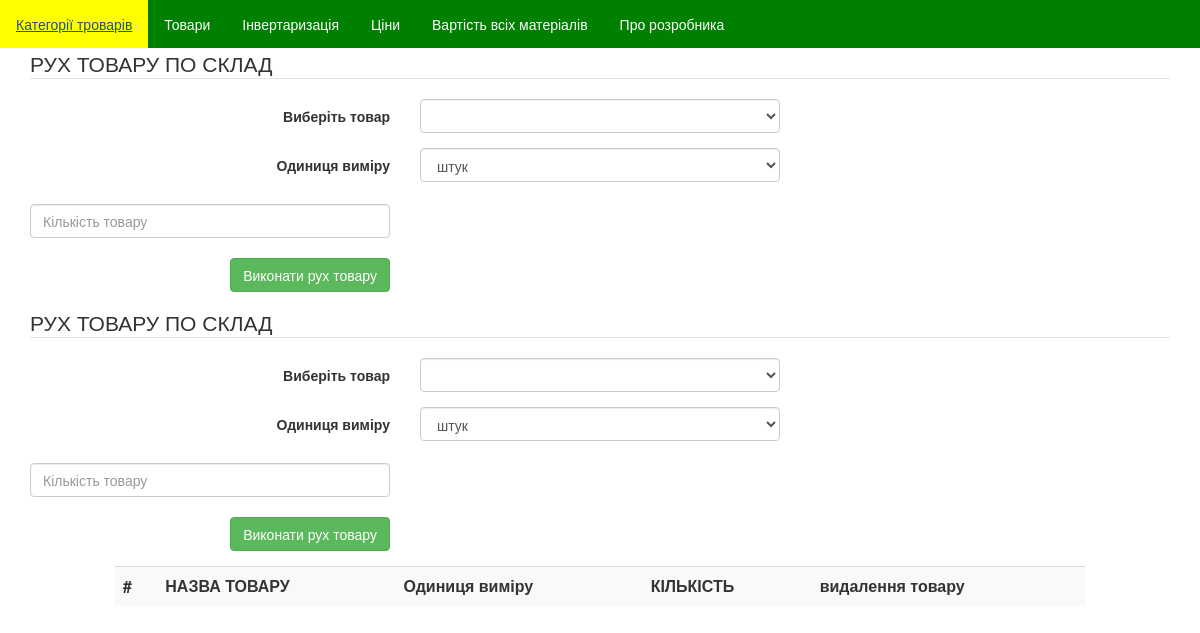
Page /inventoryPage.php on the earlier database version.
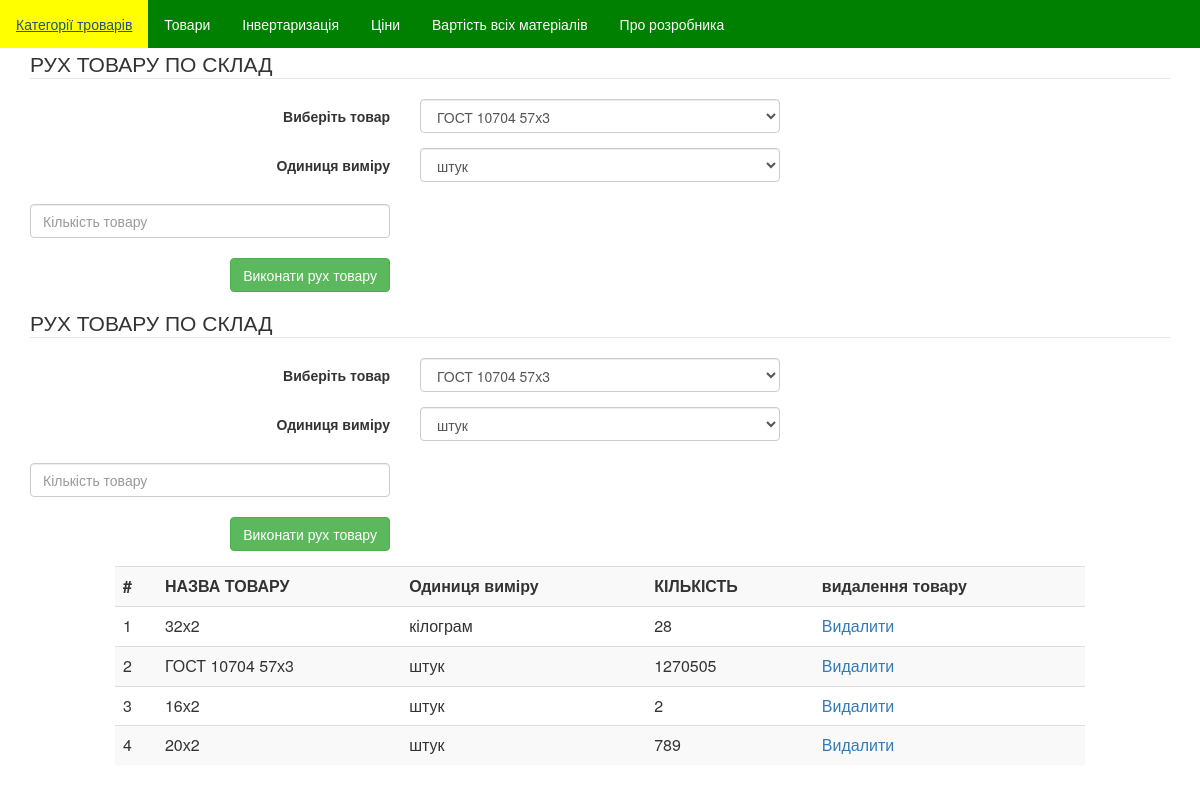
Same page on the later database version.
### tables this page shows
CREATE TABLE IF NOT EXISTS `inventory` (
  `id` int(11) NOT NULL,
  `item_id` int(11) NOT NULL,
  `number` int(11) NOT NULL,
  `Unit` varchar(10) NOT NULL
);

CREATE TABLE IF NOT EXISTS `items` (
  `id` int(11) NOT NULL,
  `name` varchar(255) NOT NULL,
  `category_id` int(11) NOT NULL,
  `cost` float NOT NULL
);

### inventoryPage.php (called while the page is built, shortened)
<?php
include 'head.php';
include 'Queries/itemQueries.php';
include  'Queries/inventoryQueries.php';
include 'Forms/inventoryForm.php';
renderInvenroryForm("add_item");
renderInvenroryForm("remove_item");
$inventories=getInventory();
include 'Tables/inventory.php';
?>

### Queries/itemQueries.php (called while the page is built, shortened)
<?php
function getItems()
{
    $pdo = new PDO("mysql:host=localhost; dbname=storage", 'root', '');
    $sql='SELECT i.id as id, i.name as `name`, c.name as category_name, i.cost as cost
          FROM items i
          INNER JOIN category c ON c.id=i.category_id';
    $stmt = $pdo->query($sql);
    $res = [];
    while ($row = $stmt->fetch()) {
        $res[] = [
            'id' => $row["id"],
            'name' => $row["name"],
            'category_name' => $row["category_name"],
            'cost' => $row["cost"],
        ];
    }
    return $res;
}

### Queries/inventoryQueries.php (called while the page is built, shortened)
<?php
function getInventory()
{
    $pdo = new PDO("mysql:host=localhost; dbname=storage", 'root', '');
    $sql = 'SELECT i.id as id, i.number as `number`, i.unit as unit, it.name as item_name
          FROM inventory i
          INNER JOIN items it ON it.id=i.item_id';
    $stmt = $pdo->query($sql);
    $res = [];
    while ($row = $stmt->fetch()) {
        $res[] = [
            'id' => $row["id"],
            'item_name' => $row["item_name"],
            'unit' => $row["unit"],
            'number' => $row["number"],
        ];
    }
    return $res;
}

### Forms/inventoryForm.php (the view, shortened to what this page needs)
<?php
function renderInvenroryForm($action)
{
$items = getItems();
    echo '
<head>
    <title>Рух товару</title>
</head>
<div class="container">
    <form action="../inventoryPage.php" method="POST" name="form" class="form-horizontal">
        <legend>РУХ ТОВАРУ ПО СКЛАД</legend>
        <div class="form-group">
            <label for="item_id" class="col-lg-4 control-label">Виберіть товар</label>
            <div class="col-lg-4">
            <select name="item_id" class="form-control">';
    foreach ($items as $item) {
        echo '<option value = '.$item['id'].' >'.$item['name'].'<option >';
    }
    echo '
            </select>
            </div>
            <br>
        </div>
        <div class="form-group">
            <label for="unit" class="col-lg-4 control-label">Одиниця виміру</label>
               <div class="col-lg-4">
               <select name="unit" class="form-control">
                    <option>штук</option>
                    <option>метр</option>
                    <option>кілограм</option>
                    </select>
               </div><br>
            </div>
            <div class="form-group">
            <div class="col-lg-4 control-label" >
            <input name="number" type="text" class="form-control" placeholder="Кількість товару" maxlength="20"><br>';
        echo '<input name="submit" type="submit" class="btn btn-success" value="Виконати рух товару"><br>
            </div>
        </div>';
    echo '
    </form>
</div>';
}

### head.php (shortened to what this page needs)
<head>
    <link rel="stylesheet" href="bootstrap/css/bootstrap.min.css">
</head>
<ul>
    <li><a class="active" href="categoryPage.php">Категорії троварів</a></li>
    <li><a href="itemsPage.php">Товари</a></li>
    <li><a href="inventoryPage.php">Інвертаризація</a></li>
    <li><a href="#about">Ціни</a></li>
    <li><a href="#about">Вартість всіх матеріалів</a></li>
        <li><a href="aboutMe.php">Про розробника</a></li>
</ul>

### Tables/inventory.php (shortened to what this page needs)
<?php
echo '<div class="col-lg-10 col-lg-offset-1">';
echo '<table class="table table-striped"><tr><th>#</th><th>НАЗВА ТОВАРУ</th><th>Одиниця виміру</th>
<th>КІЛЬКІСТЬ</th><th>видалення товару</th></tr>';
$i = 1;
foreach ($inventories as $inventory) {
    echo '<tr>
                <td>'.$i.'</td>
                <td>'.$inventory['item_name'].'</td>
                <td>'.$inventory['unit'].'</td>
                <td>'.$inventory['number'].'</td>
                <td><a href="javascript: deleteMessage('.$inventory['id'].')">Видалити</a></td>
            </tr>';
    $i++;
}
echo '</table>';
echo '</div>';

### head.php (style rules this page uses)
ul { list-style-type: none; margin: 0; padding: 0; overflow: hidden; background-color: green; }
li { float: left; }
li a { display: inline-block; color: white; text-align: center; padding: 14px 16px; text-decoration: none; }

Differences in the rows shown:
added inventory: item.name "32х2", Unit "кілограм", number "28"
added inventory: item.name "ГОСТ 10704 57х3", Unit "штук", number "1270505"
added inventory: item.name "16х2", Unit "штук", number "2"
added inventory: item.name "20х2", Unit "штук", number "789"
Other differences:
form field item_id: (not shown) → "ГОСТ 10704 57х3 ГОСТ 10704 57х3"
